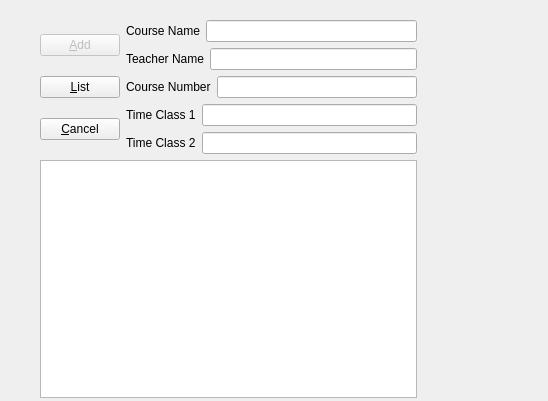
<?xml version="1.0" encoding="UTF-8"?>
<ui version="4.0">
 <class>CourseDialog</class>
 <widget class="QDialog" name="CourseDialog">
  <property name="geometry">
   <rect>
    <x>0</x>
    <y>0</y>
    <width>548</width>
    <height>401</height>
   </rect>
  </property>
  <property name="windowTitle">
   <string>Dialog</string>
  </property>
  <widget class="QWidget" name="">
   <property name="geometry">
    <rect>
     <x>40</x>
     <y>20</y>
     <width>377</width>
     <height>378</height>
    </rect>
   </property>
   <layout class="QGridLayout" name="gridLayout">
    <item row="0" column="0">
     <layout class="QHBoxLayout" name="horizontalLayout_6">
      <item>
       <layout class="QVBoxLayout" name="verticalLayout_2">
        <item>
         <widget class="QPushButton" name="addButton">
          <property name="enabled">
           <bool>false</bool>
          </property>
          <property name="text">
           <string>&amp;Add</string>
          </property>
         </widget>
        </item>
        <item>
         <widget class="QPushButton" name="listButton">
          <property name="text">
           <string>&amp;List</string>
          </property>
         </widget>
        </item>
        <item>
         <widget class="QPushButton" name="cancelButton">
          <property name="text">
           <string>&amp;Cancel</string>
          </property>
         </widget>
        </item>
       </layout>
      </item>
      <item>
       <layout class="QVBoxLayout" name="verticalLayout">
        <item>
         <layout class="QHBoxLayout" name="horizontalLayout">
          <item>
           <widget class="QLabel" name="label">
            <property name="text">
             <string>Course Name</string>
            </property>
            <property name="buddy">
             <cstring>lineEdit</cstring>
            </property>
           </widget>
          </item>
          <item>
           <widget class="QLineEdit" name="lineEdit"/>
          </item>
         </layout>
        </item>
        <item>
         <layout class="QHBoxLayout" name="horizontalLayout_2">
          <item>
           <widget class="QLabel" name="label_2">
            <property name="text">
             <string>Teacher Name</string>
            </property>
            <property name="buddy">
             <cstring>lineEdit_2</cstring>
            </property>
           </widget>
          </item>
          <item>
           <widget class="QLineEdit" name="lineEdit_2"/>
          </item>
         </layout>
        </item>
        <item>
         <layout class="QHBoxLayout" name="horizontalLayout_3">
          <item>
           <widget class="QLabel" name="label_3">
            <property name="text">
             <string>Course Number</string>
            </property>
            <property name="buddy">
             <cstring>lineEdit_3</cstring>
            </property>
           </widget>
          </item>
          <item>
           <widget class="QLineEdit" name="lineEdit_3"/>
          </item>
         </layout>
        </item>
        <item>
         <layout class="QHBoxLayout" name="horizontalLayout_4">
          <item>
           <widget class="QLabel" name="label_4">
            <property name="text">
             <string>Time Class 1</string>
            </property>
           </widget>
          </item>
          <item>
           <widget class="QLineEdit" name="lineEdit_4"/>
          </item>
         </layout>
        </item>
        <item>
         <layout class="QHBoxLayout" name="horizontalLayout_5">
          <item>
           <widget class="QLabel" name="label_5">
            <property name="text">
             <string>Time Class 2</string>
            </property>
           </widget>
          </item>
          <item>
           <widget class="QLineEdit" name="lineEdit_5"/>
          </item>
         </layout>
        </item>
       </layout>
      </item>
     </layout>
    </item>
    <item row="1" column="0">
     <widget class="QListWidget" name="list"/>
    </item>
   </layout>
  </widget>
 </widget>
 <resources/>
 <connections>
  <connection>
   <sender>cancelButton</sender>
   <signal>clicked()</signal>
   <receiver>CourseDialog</receiver>
   <slot>reject()</slot>
   <hints>
    <hint type="sourcelabel">
     <x>80</x>
     <y>140</y>
    </hint>
    <hint type="destinationlabel">
     <x>153</x>
     <y>213</y>
    </hint>
   </hints>
  </connection>
 </connections>
</ui>
